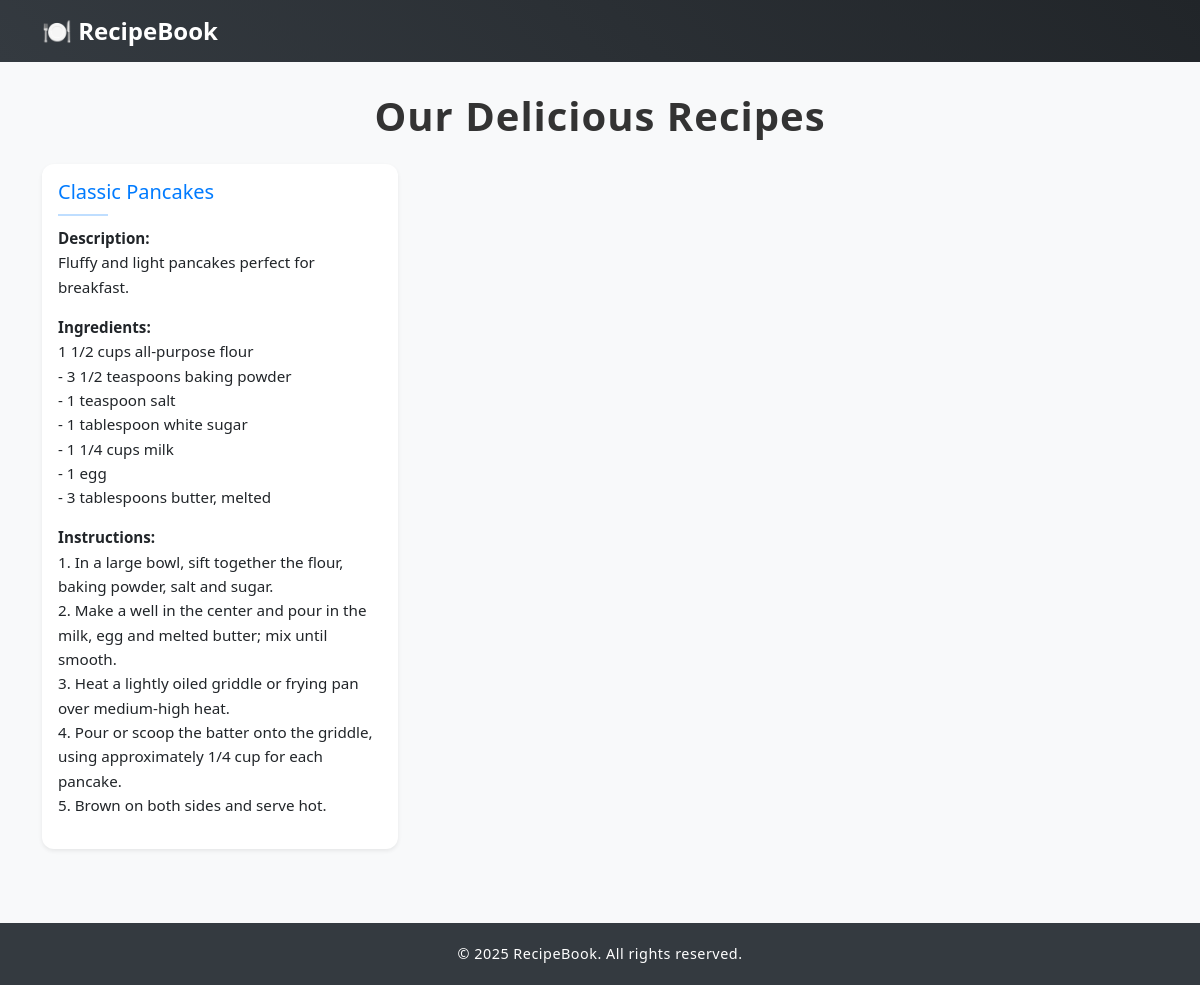
The page / on the database its author committed.
### recipes/models.py (models this page shows, shortened)
class Recipe(models.Model):
    name=models.CharField(max_length=100)
    description=models.TextField()
    ingredients=models.TextField()
    instructions=models.TextField()

### recipes/views.py (the view)
# urls.py: path('',views.recipe_list,name='recipe_list'),
def recipe_list(request):
    recipes=Recipe.objects.all()
    return render(request,'recipes/recipe_list.html',{'recipes':recipes})

### recipes/templates/recipes/recipe_list.html (shortened to what this page needs)
<!DOCTYPE html>
<html lang="en">
<head>
    <link href="https://cdn.jsdelivr.net/npm/bootstrap@5.3.0/dist/css/bootstrap.min.css" rel="stylesheet">
  {% load static %}
  <link rel="stylesheet" href="{% static 'css/style.css' %}">
</head>
<body>
    <nav class="navbar navbar-expand-lg navbar-dark bg-dark">
        <div class="container">
            <a class="navbar-brand" href="#">🍽️ RecipeBook</a>
        </div>
    </nav>
    <div class="container">
        <h1 class="mb-4 text-center">Our Delicious Recipes</h1>
        {% if recipes %}
            <div class="row">
                {% for recipe in recipes %}
                    <div class="col-md-6 col-lg-4 mb-4">
                        <div class="card h-100 shadow-sm">
                            <div class="card-body">
                                <h5 class="card-title">{{ recipe.name }}</h5>
                                <hr>
                                <p><strong>Description:</strong><br>{{ recipe.description|linebreaksbr }}</p>
                                <p><strong>Ingredients:</strong><br>{{ recipe.ingredients|linebreaksbr }}</p>
                                <p><strong>Instructions:</strong><br>{{ recipe.instructions|linebreaksbr }}</p>
                            </div>
                        </div>
                    </div>
                {% endfor %}
            </div>
        {% else %}
            <div class="alert alert-info text-center" role="alert">
                😔 No recipes found.
            </div>
        {% endif %}
    </div>
    <footer>
        <p>&copy; 2025 RecipeBook. All rights reserved.</p>
    </footer>
</body>
</html>

### recipes/static/css/style.css (style rules this page uses)
body { font-family: 'Segoe UI', Tahoma, Geneva, Verdana, sans-serif; background: #f2f5f7; color: #333; }
.navbar { background: linear-gradient(45deg, #343a40, #212529); }
.navbar-brand { font-weight: bold; font-size: 1.5rem; }
h1 { font-weight: 700; letter-spacing: 1px; color: #333; }
.card { border: none; border-radius: 12px; overflow: hidden; transition: transform 0.3s ease, box-shadow 0.3s ease; background: #ffffff; }
.card-title { font-size: 1.25rem; color: #007bff; margin-bottom: 10px; }
.card-body p { font-size: 0.95rem; line-height: 1.6; }
.card-body hr { border-top: 2px solid #007bff; width: 50px; margin: 10px 0; }
footer { background: #343a40; color: #ddd; text-align: center; font-size: 0.9rem; letter-spacing: 0.5px; }
footer p { margin: 0; }

### recipes/templates/recipes/recipe_list.html (style rules this page uses)
body { background-color: #f8f9fa; }
.navbar { margin-bottom: 30px; }
footer { margin-top: 50px; padding: 20px 0; background-color: #343a40; color: #fff; text-align: center; }

### rows shown on the page
Recipe: name "Classic Pancakes", description "Fluffy and light pancakes perfect for breakfast.", ingredients "1 1/2 cups all-purpose flour - 3 1/2 teaspoons baking powder - 1 teaspoon salt - 1 tablespoon white sugar - 1 1/4 cups milk - 1 egg - 3 tablespoons butter, melted", instructions "1. In a large bowl, sift together the flour, baking powder, salt and sugar. 2. Make a well in the center and pour in the milk, egg and melted butter; mix until smooth. 3. Heat a lightly oiled griddle or frying pan over medium-high heat. 4. Pour or scoop the batter onto the griddle, using approximately 1/4 cup for each pancake. 5. Brown on both sides and serve hot."
